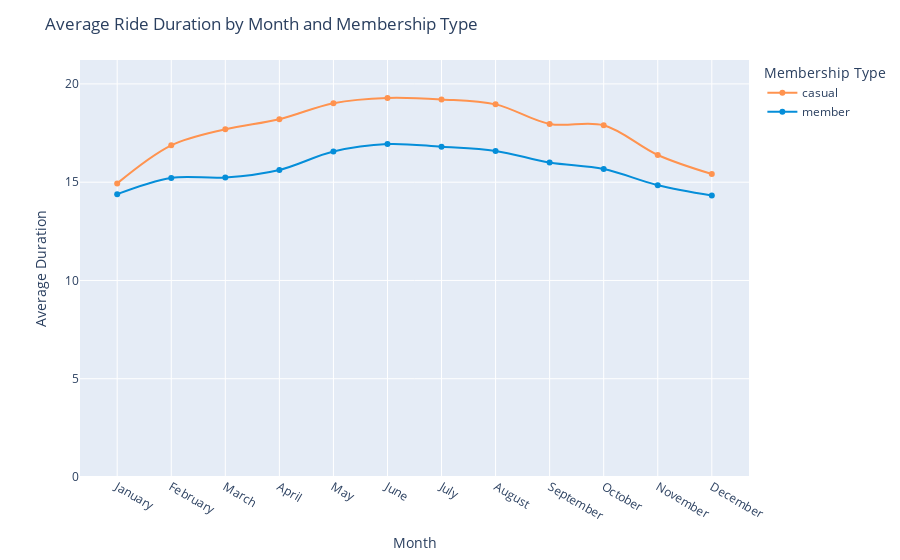

Notebook code for this chart:
### Code cell
#Average Ride Duration by Month for each Membership Type (Line Chart)

# Calculate the mean duration for each member_casual group, aggregated by 'Month'
fig_2 = data.groupby(['Month', 'member_casual'], as_index=False)['duration'].mean()

# Create the line chart using Plotly Express
fig = px.line(
    fig_2,
    x='Month',
    y='duration',
    color='member_casual',
    line_shape='spline',
    markers=True,
    labels={'duration': 'Average Duration', 'Month': 'Month', 'member_casual': 'Membership Type'},
    hover_name='member_casual',
    hover_data={'Month': True, 'duration': True},
    color_discrete_map={'casual': '#FF934F', 'member': '#058ED9'},
    range_y = [0, fig_2['duration'].max() * 1.1]
)

# Add title 
fig.update_layout(title='Average Ride Duration by Month and Membership Type')

# Show the plot
fig.show()

### Figure 1 — Plotly figure (JSON) as saved in the notebook; plotly's stock layout.template omitted (floating-point values rounded to 4 significant figures)
{"data": [{"hovertemplate": "<b>%{hovertext}</b><br><br>Membership Type=casual<br>Month=%{x}<br>Average Duration=%{y}<extra></extra>", "hovertext": ["casual", "casual", "casual", "casual", "casual", "casual", "casual", "casual", "casual", "casual", "casual", "casual"], "legendgroup": "casual", "line": {"color": "#FF934F", "dash": "solid", "shape": "spline"}, "marker": {"symbol": "circle"}, "mode": "lines+markers", "name": "casual", "orientation": "v", "showlegend": true, "type": "scatter", "x": ["January", "February", "March", "April", "May", "June", "July", "August", "September", "October", "November", "December"], "xaxis": "x", "y": [14.94, 16.88, 17.7, 18.21, 19.02, 19.29, 19.21, 18.96, 17.96, 17.9, 16.38, 15.42], "yaxis": "y"}, {"hovertemplate": "<b>%{hovertext}</b><br><br>Membership Type=member<br>Month=%{x}<br>Average Duration=%{y}<extra></extra>", "hovertext": ["member", "member", "member", "member", "member", "member", "member", "member", "member", "member", "member", "member"], "legendgroup": "member", "line": {"color": "#058ED9", "dash": "solid", "shape": "spline"}, "marker": {"symbol": "circle"}, "mode": "lines+markers", "name": "member", "orientation": "v", "showlegend": true, "type": "scatter", "x": ["January", "February", "March", "April", "May", "June", "July", "August", "September", "October", "November", "December"], "xaxis": "x", "y": [14.39, 15.22, 15.24, 15.63, 16.56, 16.94, 16.8, 16.59, 16.0, 15.67, 14.85, 14.32], "yaxis": "y"}], "layout": {"legend": {"title": {"text": "Membership Type"}, "tracegroupgap": 0}, "margin": {"t": 60}, "title": {"text": "Average Ride Duration by Month and Membership Type"}, "xaxis": {"anchor": "y", "domain": [0, 1], "title": {"text": "Month"}}, "yaxis": {"anchor": "x", "domain": [0, 1], "range": [0, 21.22], "title": {"text": "Average Duration"}}}}
